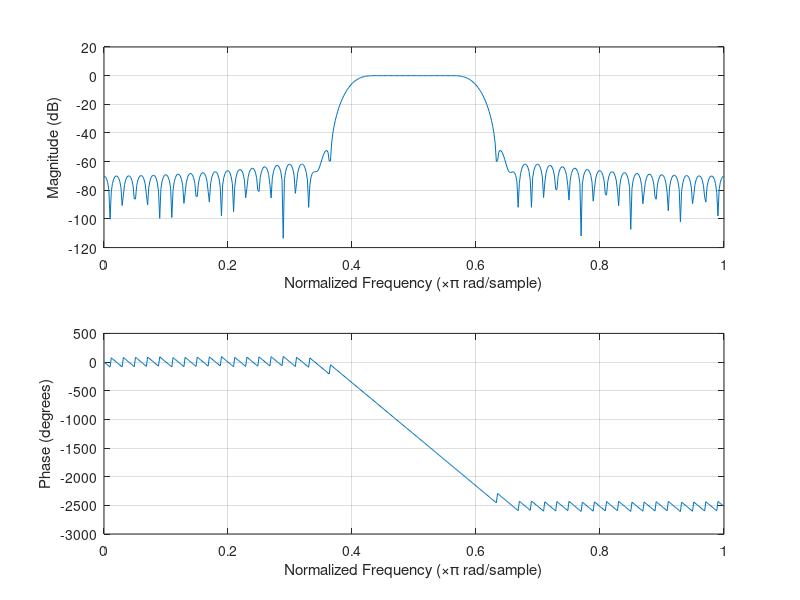
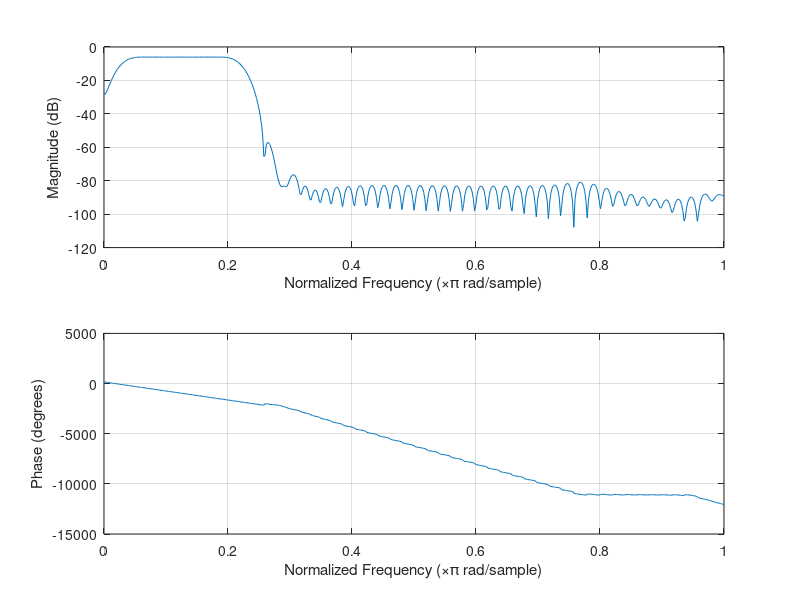
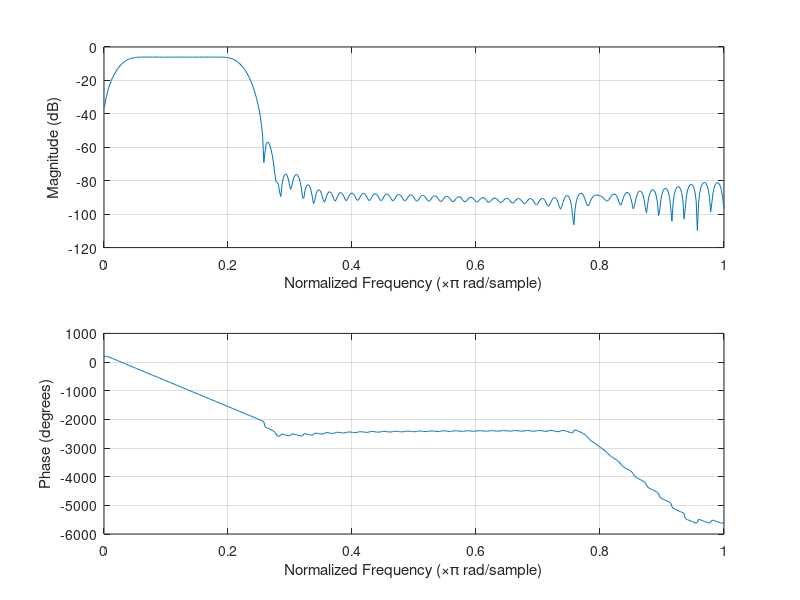

The MATLAB script that drew these images, in order:
tab = 100;
fs = 40 * 10^6;
fc = 7.5 * 10^6;

filter = fir1(tab, [0.4 0.6], 'bandpass');

t = (1:tab+1)*1/fs;
filcos = filter.*cos(2*pi*fc * t);
filsin = filter.*sin(2*pi*fc * t);

filter2 = fir1(tab, 0.3, 'low');
filcos2 = convn(filcos, filter2, 'same');
filsin2 = convn(filsin, filter2, 'same');

figure(1);
freqz(filter);
figure(3);
freqz(filcos2);
figure(5);
freqz(filsin2);

% figure(2);
% plot(filter);
% figure(4);
% plot(filcos2);
% figure(6);
% plot(filsin2);